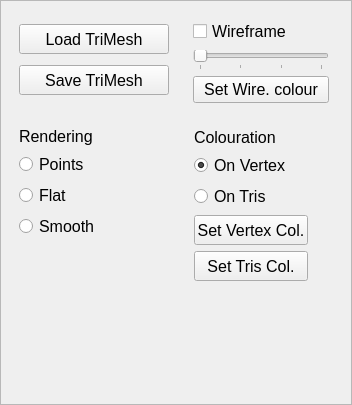
<?xml version="1.0" encoding="UTF-8"?>
<ui version="4.0">
 <class>TrimeshManager</class>
 <widget class="QFrame" name="TrimeshManager">
  <property name="geometry">
   <rect>
    <x>0</x>
    <y>0</y>
    <width>352</width>
    <height>405</height>
   </rect>
  </property>
  <property name="windowTitle">
   <string>Frame</string>
  </property>
  <property name="frameShape">
   <enum>QFrame::StyledPanel</enum>
  </property>
  <property name="frameShadow">
   <enum>QFrame::Raised</enum>
  </property>
  <widget class="QFrame" name="frame">
   <property name="geometry">
    <rect>
     <x>10</x>
     <y>10</y>
     <width>168</width>
     <height>101</height>
    </rect>
   </property>
   <property name="sizePolicy">
    <sizepolicy hsizetype="Preferred" vsizetype="Preferred">
     <horstretch>0</horstretch>
     <verstretch>0</verstretch>
    </sizepolicy>
   </property>
   <property name="frameShape">
    <enum>QFrame::NoFrame</enum>
   </property>
   <property name="frameShadow">
    <enum>QFrame::Plain</enum>
   </property>
   <layout class="QVBoxLayout" name="verticalLayout_2">
    <item>
     <widget class="QPushButton" name="butLoadTrimesh">
      <property name="sizePolicy">
       <sizepolicy hsizetype="Fixed" vsizetype="Fixed">
        <horstretch>0</horstretch>
        <verstretch>0</verstretch>
       </sizepolicy>
      </property>
      <property name="minimumSize">
       <size>
        <width>150</width>
        <height>30</height>
       </size>
      </property>
      <property name="maximumSize">
       <size>
        <width>150</width>
        <height>30</height>
       </size>
      </property>
      <property name="font">
       <font>
        <pointsize>12</pointsize>
       </font>
      </property>
      <property name="text">
       <string>Load TriMesh</string>
      </property>
     </widget>
    </item>
    <item>
     <widget class="QPushButton" name="butSaveTrimesh">
      <property name="sizePolicy">
       <sizepolicy hsizetype="Fixed" vsizetype="Fixed">
        <horstretch>0</horstretch>
        <verstretch>0</verstretch>
       </sizepolicy>
      </property>
      <property name="minimumSize">
       <size>
        <width>150</width>
        <height>30</height>
       </size>
      </property>
      <property name="maximumSize">
       <size>
        <width>150</width>
        <height>30</height>
       </size>
      </property>
      <property name="font">
       <font>
        <pointsize>12</pointsize>
       </font>
      </property>
      <property name="text">
       <string>Save TriMesh</string>
      </property>
     </widget>
    </item>
   </layout>
  </widget>
  <widget class="QFrame" name="frame_2">
   <property name="geometry">
    <rect>
     <x>184</x>
     <y>10</y>
     <width>154</width>
     <height>102</height>
    </rect>
   </property>
   <property name="sizePolicy">
    <sizepolicy hsizetype="Preferred" vsizetype="Preferred">
     <horstretch>0</horstretch>
     <verstretch>0</verstretch>
    </sizepolicy>
   </property>
   <property name="frameShape">
    <enum>QFrame::NoFrame</enum>
   </property>
   <property name="frameShadow">
    <enum>QFrame::Plain</enum>
   </property>
   <layout class="QGridLayout" name="gridLayout">
    <item row="0" column="0">
     <widget class="QCheckBox" name="cbWireframe">
      <property name="font">
       <font>
        <pointsize>12</pointsize>
       </font>
      </property>
      <property name="text">
       <string>Wireframe</string>
      </property>
     </widget>
    </item>
    <item row="1" column="0">
     <widget class="QSlider" name="hsWireframeWidth">
      <property name="sizePolicy">
       <sizepolicy hsizetype="Expanding" vsizetype="Expanding">
        <horstretch>0</horstretch>
        <verstretch>0</verstretch>
       </sizepolicy>
      </property>
      <property name="minimum">
       <number>1</number>
      </property>
      <property name="maximum">
       <number>4</number>
      </property>
      <property name="tracking">
       <bool>false</bool>
      </property>
      <property name="orientation">
       <enum>Qt::Horizontal</enum>
      </property>
      <property name="tickPosition">
       <enum>QSlider::TicksBelow</enum>
      </property>
      <property name="tickInterval">
       <number>1</number>
      </property>
     </widget>
    </item>
    <item row="2" column="0">
     <widget class="QPushButton" name="butSetWireframeColor">
      <property name="font">
       <font>
        <pointsize>12</pointsize>
        <weight>50</weight>
        <bold>false</bold>
       </font>
      </property>
      <property name="text">
       <string>Set Wire. colour</string>
      </property>
     </widget>
    </item>
   </layout>
  </widget>
  <widget class="QFrame" name="frame_3">
   <property name="geometry">
    <rect>
     <x>10</x>
     <y>118</y>
     <width>171</width>
     <height>176</height>
    </rect>
   </property>
   <property name="sizePolicy">
    <sizepolicy hsizetype="Preferred" vsizetype="Preferred">
     <horstretch>0</horstretch>
     <verstretch>0</verstretch>
    </sizepolicy>
   </property>
   <property name="frameShape">
    <enum>QFrame::NoFrame</enum>
   </property>
   <property name="frameShadow">
    <enum>QFrame::Plain</enum>
   </property>
   <layout class="QGridLayout" name="gridLayout_4">
    <item row="0" column="0">
     <widget class="QLabel" name="label">
      <property name="font">
       <font>
        <pointsize>12</pointsize>
       </font>
      </property>
      <property name="text">
       <string>Rendering</string>
      </property>
     </widget>
    </item>
    <item row="1" column="0">
     <widget class="QRadioButton" name="rbPoints">
      <property name="font">
       <font>
        <pointsize>12</pointsize>
       </font>
      </property>
      <property name="text">
       <string>Points</string>
      </property>
     </widget>
    </item>
    <item row="2" column="0">
     <widget class="QRadioButton" name="rbFlat">
      <property name="font">
       <font>
        <pointsize>12</pointsize>
       </font>
      </property>
      <property name="text">
       <string>Flat</string>
      </property>
     </widget>
    </item>
    <item row="3" column="0">
     <widget class="QRadioButton" name="rbSmooth">
      <property name="font">
       <font>
        <pointsize>12</pointsize>
       </font>
      </property>
      <property name="text">
       <string>Smooth</string>
      </property>
      <property name="checked">
       <bool>false</bool>
      </property>
     </widget>
    </item>
    <item row="4" column="0">
     <spacer name="verticalSpacer_2">
      <property name="orientation">
       <enum>Qt::Vertical</enum>
      </property>
      <property name="sizeHint" stdset="0">
       <size>
        <width>20</width>
        <height>40</height>
       </size>
      </property>
     </spacer>
    </item>
   </layout>
  </widget>
  <widget class="QFrame" name="frame_4">
   <property name="geometry">
    <rect>
     <x>184</x>
     <y>118</y>
     <width>151</width>
     <height>176</height>
    </rect>
   </property>
   <property name="sizePolicy">
    <sizepolicy hsizetype="Preferred" vsizetype="Minimum">
     <horstretch>0</horstretch>
     <verstretch>0</verstretch>
    </sizepolicy>
   </property>
   <property name="frameShape">
    <enum>QFrame::NoFrame</enum>
   </property>
   <property name="frameShadow">
    <enum>QFrame::Plain</enum>
   </property>
   <widget class="QLabel" name="label_2">
    <property name="geometry">
     <rect>
      <x>10</x>
      <y>10</y>
      <width>93</width>
      <height>19</height>
     </rect>
    </property>
    <property name="font">
     <font>
      <pointsize>12</pointsize>
     </font>
    </property>
    <property name="text">
     <string>Colouration</string>
    </property>
    <property name="margin">
     <number>0</number>
    </property>
    <property name="indent">
     <number>-1</number>
    </property>
   </widget>
   <widget class="QRadioButton" name="rbVertexColor">
    <property name="geometry">
     <rect>
      <x>10</x>
      <y>35</y>
      <width>106</width>
      <height>25</height>
     </rect>
    </property>
    <property name="font">
     <font>
      <pointsize>12</pointsize>
     </font>
    </property>
    <property name="text">
     <string>On Vertex</string>
    </property>
    <property name="checked">
     <bool>true</bool>
    </property>
   </widget>
   <widget class="QRadioButton" name="rbTriangleColor">
    <property name="geometry">
     <rect>
      <x>10</x>
      <y>66</y>
      <width>82</width>
      <height>25</height>
     </rect>
    </property>
    <property name="font">
     <font>
      <pointsize>12</pointsize>
     </font>
    </property>
    <property name="text">
     <string>On Tris</string>
    </property>
   </widget>
   <widget class="QPushButton" name="butSetVColor">
    <property name="geometry">
     <rect>
      <x>10</x>
      <y>97</y>
      <width>114</width>
      <height>30</height>
     </rect>
    </property>
    <property name="sizePolicy">
     <sizepolicy hsizetype="Fixed" vsizetype="Fixed">
      <horstretch>0</horstretch>
      <verstretch>0</verstretch>
     </sizepolicy>
    </property>
    <property name="minimumSize">
     <size>
      <width>114</width>
      <height>30</height>
     </size>
    </property>
    <property name="maximumSize">
     <size>
      <width>114</width>
      <height>30</height>
     </size>
    </property>
    <property name="font">
     <font>
      <pointsize>12</pointsize>
     </font>
    </property>
    <property name="text">
     <string>Set Vertex Col.</string>
    </property>
   </widget>
   <widget class="QPushButton" name="butSetTcolor">
    <property name="geometry">
     <rect>
      <x>10</x>
      <y>133</y>
      <width>114</width>
      <height>30</height>
     </rect>
    </property>
    <property name="sizePolicy">
     <sizepolicy hsizetype="Fixed" vsizetype="Fixed">
      <horstretch>0</horstretch>
      <verstretch>0</verstretch>
     </sizepolicy>
    </property>
    <property name="minimumSize">
     <size>
      <width>114</width>
      <height>30</height>
     </size>
    </property>
    <property name="maximumSize">
     <size>
      <width>114</width>
      <height>30</height>
     </size>
    </property>
    <property name="font">
     <font>
      <pointsize>12</pointsize>
     </font>
    </property>
    <property name="text">
     <string>Set Tris Col.</string>
    </property>
   </widget>
  </widget>
 </widget>
 <resources/>
 <connections/>
</ui>
